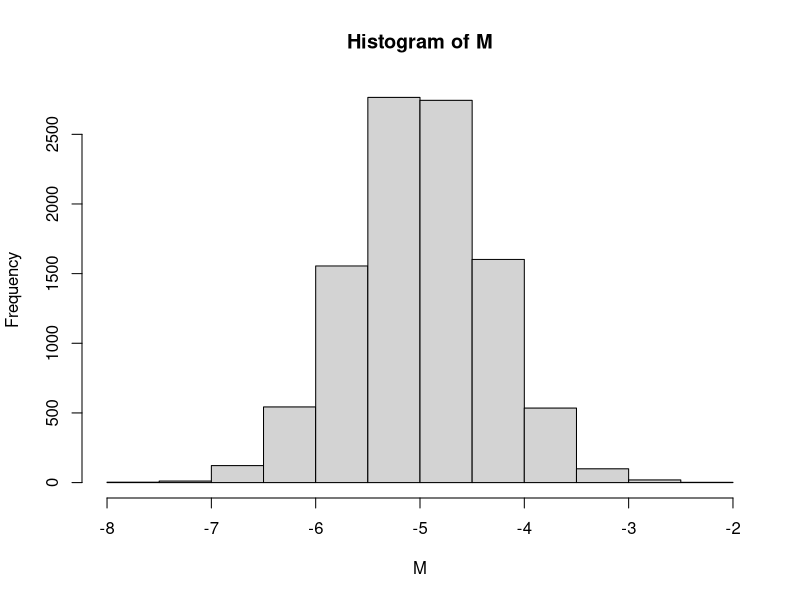
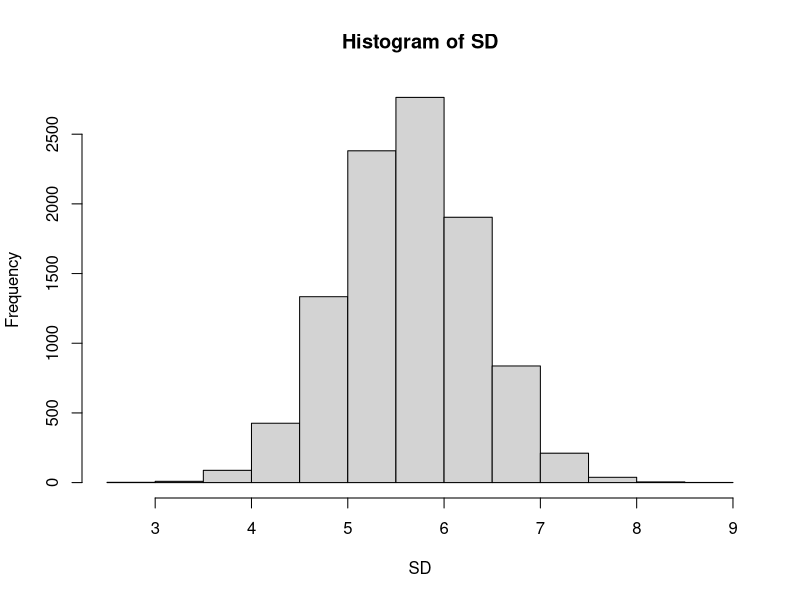

Generate these figures, in order, with R:
nflips = 10
n_trials = 10000
M = rep(NA,n_trials)
SD = rep(NA,n_trials)
for (i in 1:n_trials){
  side = sample(c(rep(0,nflips/2),rep(1,nflips/2)),size = nflips)
  outcome = side* rnorm(n = nflips,mean = -10,sd = 3)
  M[i] = mean(outcome)
  SD[i] = sd(outcome)
}
hist(M)
hist(SD)
